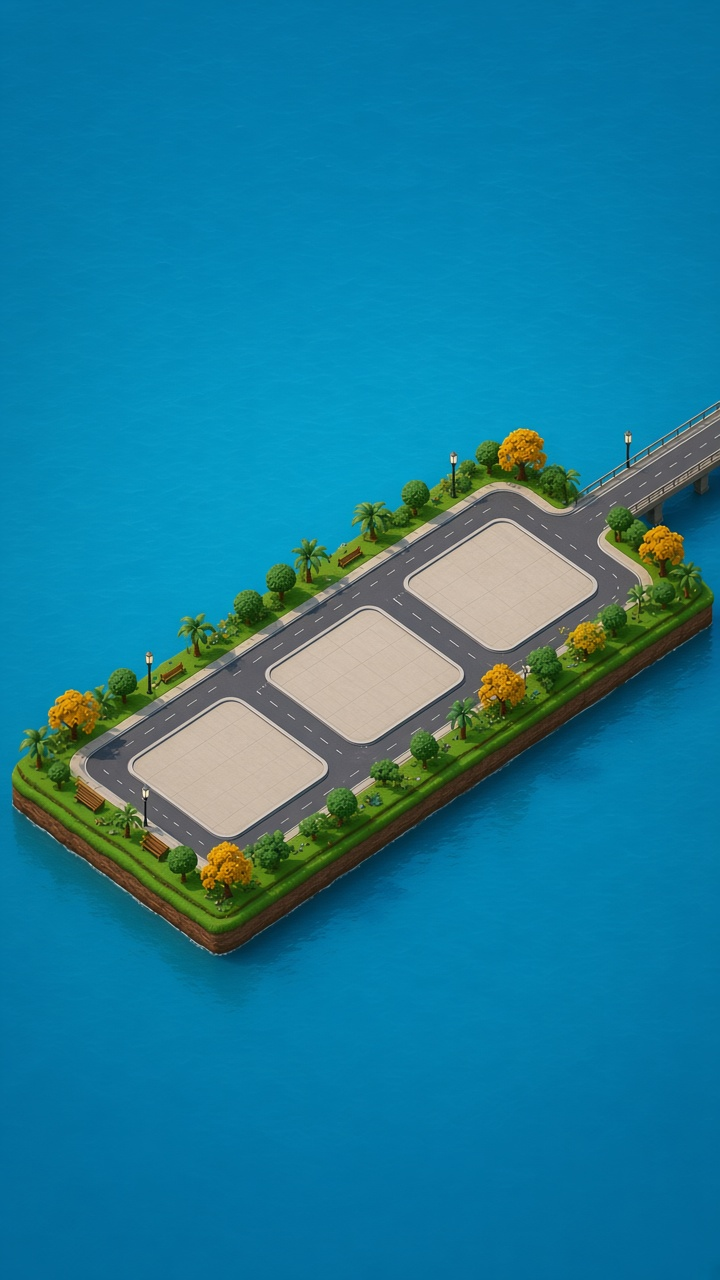
#> input picture game/assets/source/g_cidade_ilhota3/g_cidade_ilhota3_v02.jpeg, 720 x 1280 px
$ python process_expansions.py
#> lines starting #> are read from the running program, lines starting #| are printed output that depends on the picture
#!/usr/bin/env python3
"""Ilhas de expansão dos mapas maiores (2026-10-15): recorta a faixa da ilha, esfuma as bordas de
cima e de baixo no mar e grava game/assets/optimized/<mapa>_expansao.png (1,5× da resolução
base, como os cenários). Imprime os lotes já na coordenada do mundo (720 de largura).

    python3 tools/art/process_expansions.py
"""
import subprocess
import sys
from pathlib import Path

import numpy as np
from PIL import Image

ROOT = Path(__file__).resolve().parents[2]
SRC = ROOT / "game/assets/source"
OUT = ROOT / "game/assets/optimized"

CHOSEN = {
    "cidade": "g_cidade_ilhota3/g_cidade_ilhota3_v02.jpeg",
    "porto": "g_porto_ilhota3/g_porto_ilhota3_v01.jpeg",
    "centro": "g_centro_ilhota3/g_centro_ilhota3_v02.jpeg",
    "industrial": "g_industrial_ilhota3/g_industrial_ilhota3_v02.jpeg",
    "serra": "g_serra_ilhota3/g_serra_ilhota3_v01.jpeg",
    "ilha": "g_ilha_ilhota3/g_ilha_ilhota3_v01.jpeg",
    "espaco": "g_espaco_ilhota3/g_espaco_ilhota3_v02.jpeg",
}
# Faixa recortada (coordenadas da imagem 720×1280) e esfumado das bordas.
TOP, BOTTOM = 250, 1120
FADE_TOP, FADE_BOTTOM = 150, 140
SCALE = 1.5


def main() -> None:
    for d, rel in CHOSEN.items():
        im = Image.open(SRC / rel).convert("RGB").resize((720, 1280), Image.LANCZOS)
#> im is the input picture: PIL image 720x1280 RGB; mean R, G, B 25.9, 123.7, 153.2
        crop = im.crop((0, TOP, 720, BOTTOM))
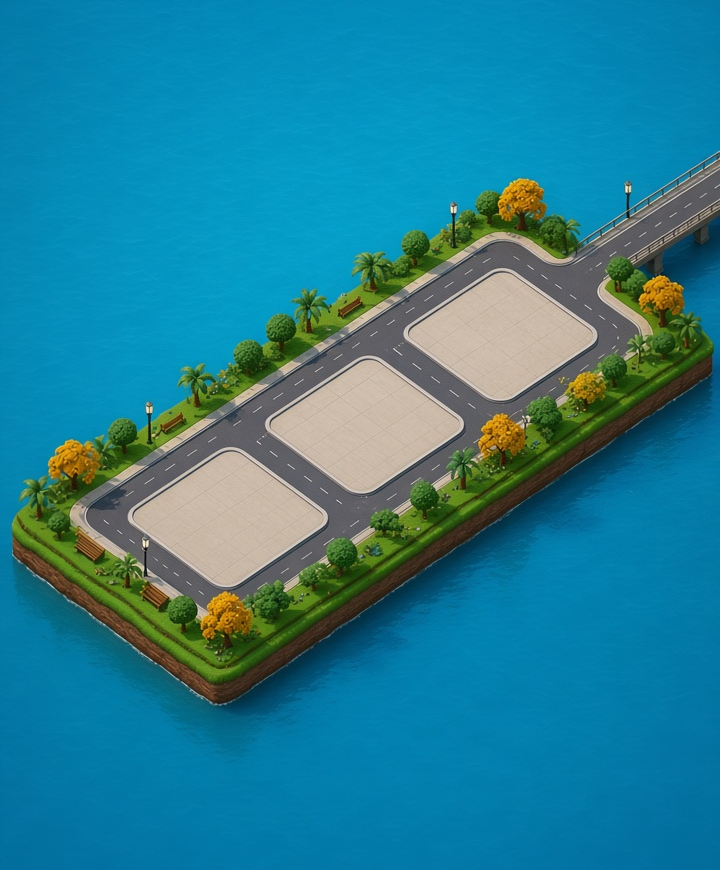
#> crop: PIL image 720x870 RGB; mean R, G, B 36.8, 126.2, 147.1
        h = BOTTOM - TOP
        alpha = np.full((h, 720), 255, dtype=np.float32)
        ramp_top = np.linspace(0, 1, FADE_TOP) ** 1.5
        alpha[:FADE_TOP] *= ramp_top[:, None]
        alpha[h - FADE_BOTTOM:] *= np.linspace(1, 0, FADE_BOTTOM)[:, None]
        rgba = crop.convert("RGBA")
        rgba.putalpha(Image.fromarray(alpha.astype(np.uint8)))
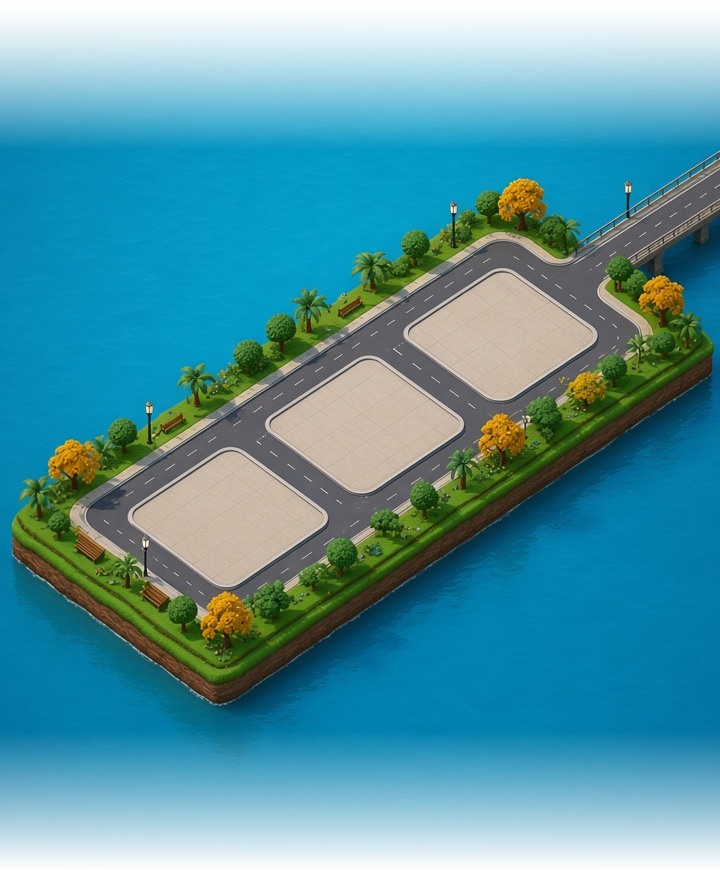
#> rgba: PIL image 720x870 RGBA; mean R, G, B, A 36.8, 126.2, 147.1, 208; transparent parts drawn white
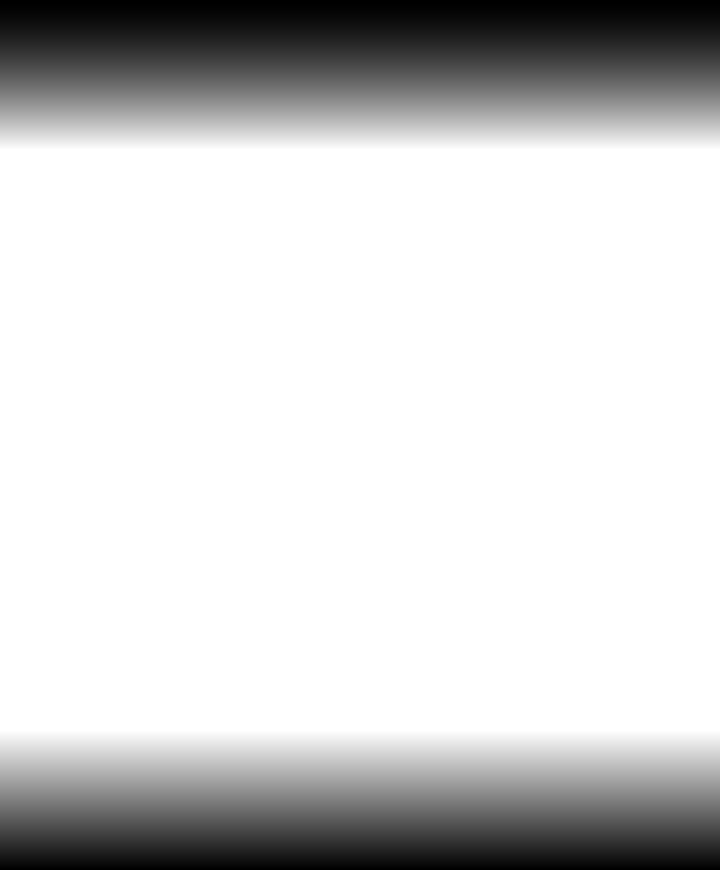
#> alpha: shape (870, 720) float32; min 0, max 255, mean 208.1
        rgba = rgba.resize((int(720 * SCALE), int(h * SCALE)), Image.LANCZOS)
#> rgba: PIL image 1080x1305 RGBA
        out = OUT / f"{d}_expansao.png"
        rgba.save(out, optimize=True)
        # Lotes: o detector trabalha sobre a faixa opaca (sem o esfumado).
        tmp = Path("/tmp") / f"{d}_exp_rgb.png"
        crop.resize((720, int(720 * 16 / 9))).save(tmp)  # proporção 9:16 p/ escala 720×1280
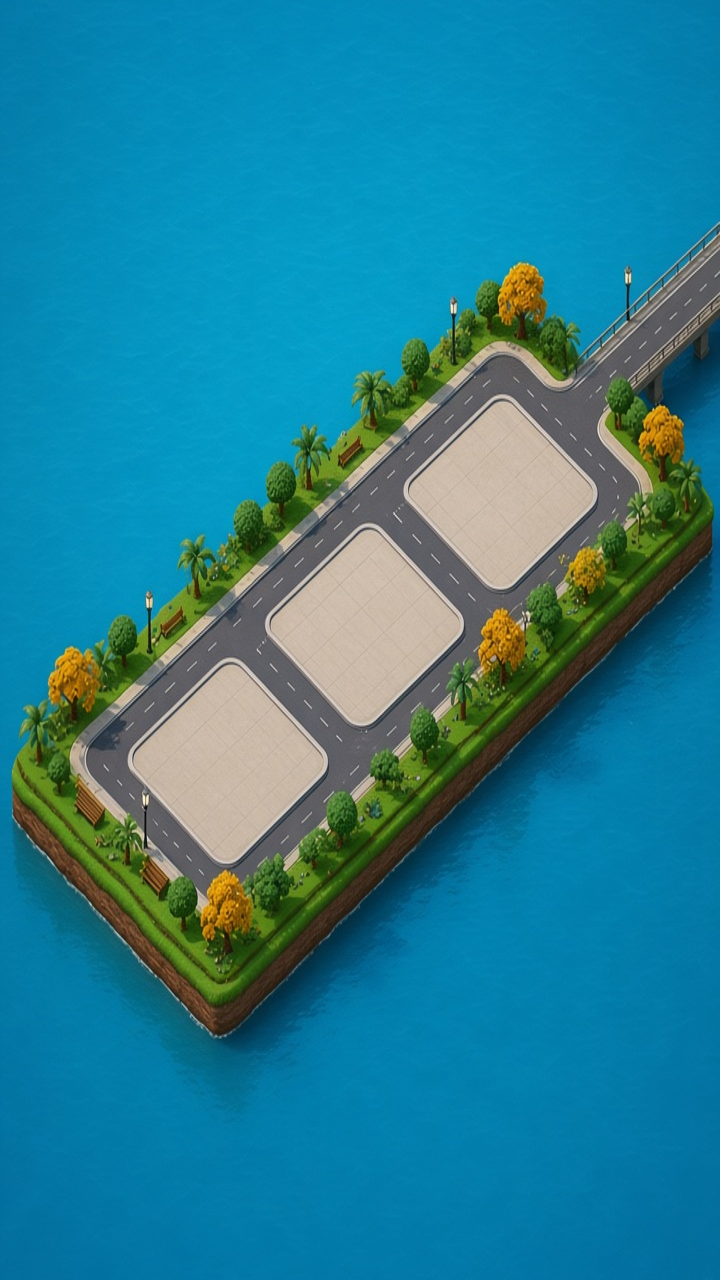
#> saved as cidade_exp_rgb.png: PIL image 720x1280 RGB; mean R, G, B 36.8, 126.2, 147.1
        res = subprocess.run([sys.executable, str(ROOT / "tools/art/find_lots.py"), str(tmp)],
                             capture_output=True, text=True).stdout
        sy = h / (720 * 16 / 9) * 1280 / 1280  # volta para pixels da faixa
        lots = []
        for line in res.splitlines():
            x, y = [float(v) for v in line.split("(")[1].split(")")[0].split(",")]
            lots.append((round(x), round(y * (720 * 16 / 9) / 1280 * h / (720 * 16 / 9))))
        print(d, out.name, f"altura {h}", "lotes (na faixa):", lots)
#> pass 2 of the loop in main, `for d, rel in CHOSEN.items():`:
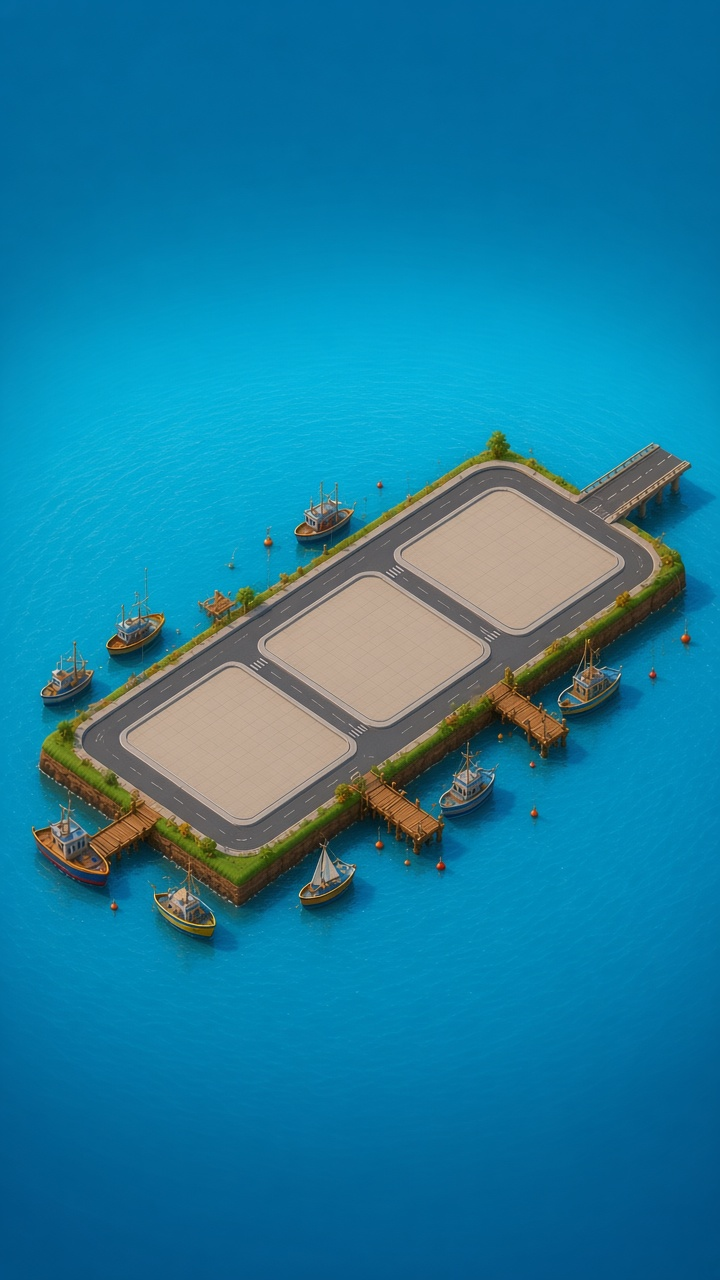
#> input picture game/assets/source/g_porto_ilhota3/g_porto_ilhota3_v01.jpeg, 720 x 1280 px
#> in main, im is the input picture: PIL image 720x1280 RGB; mean R, G, B 26.1, 124.5, 158.7
#> in main, `rgba.putalpha(Image.fromarray(alpha.astype(np.uint8)))`:
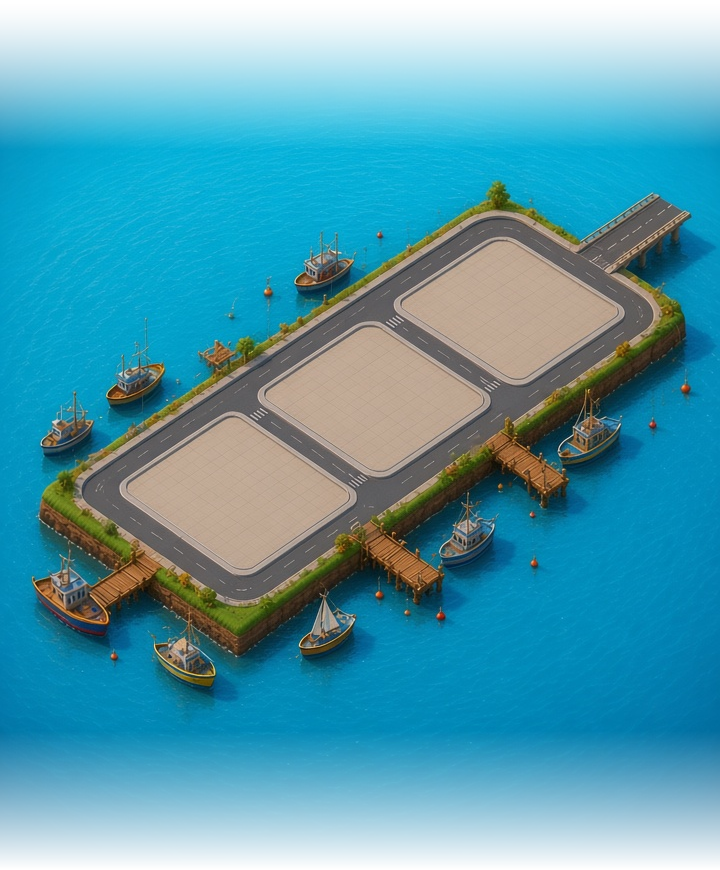
#> rgba: PIL image 720x870 RGBA; mean R, G, B, A 37.6, 134.1, 160.5, 208; transparent parts drawn white
#> in main, `crop.resize((720, int(720 * 16 / 9))).save(tmp)`:
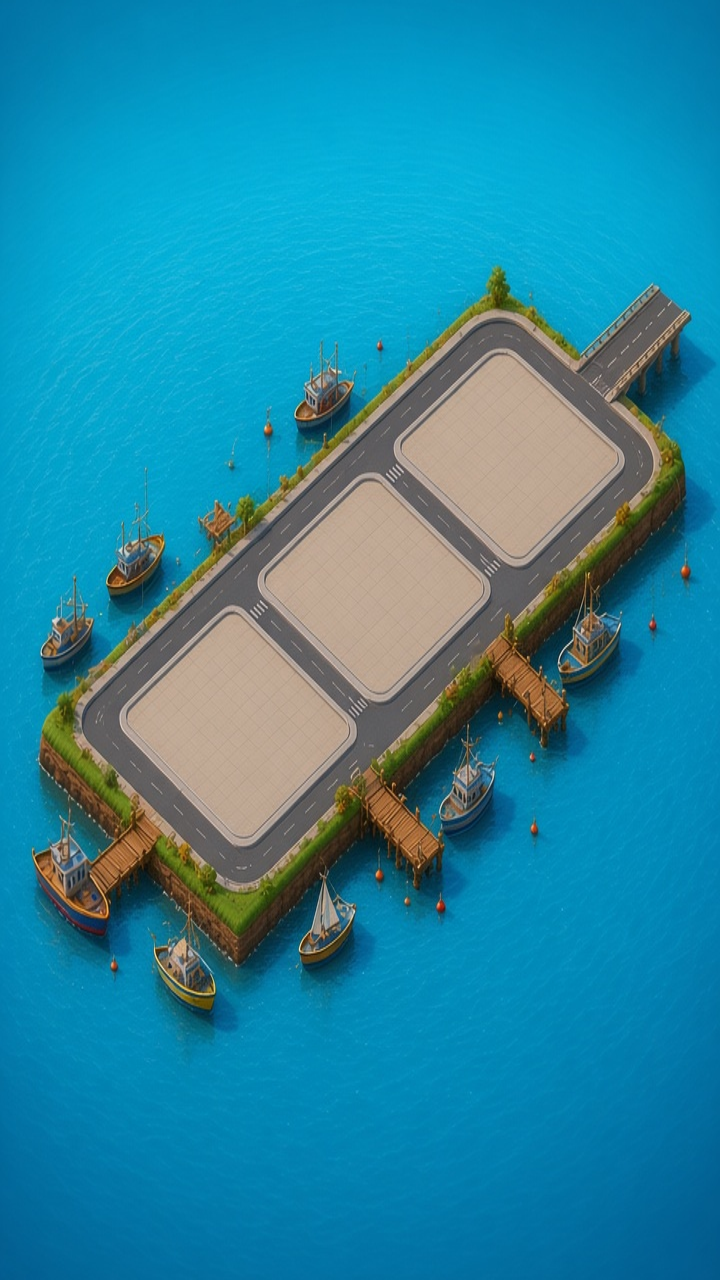
#> saved as porto_exp_rgb.png: PIL image 720x1280 RGB; mean R, G, B 37.6, 134.1, 160.5


if __name__ == "__main__":
#> (the run stopped early here; a loop or call above may not have finished)
